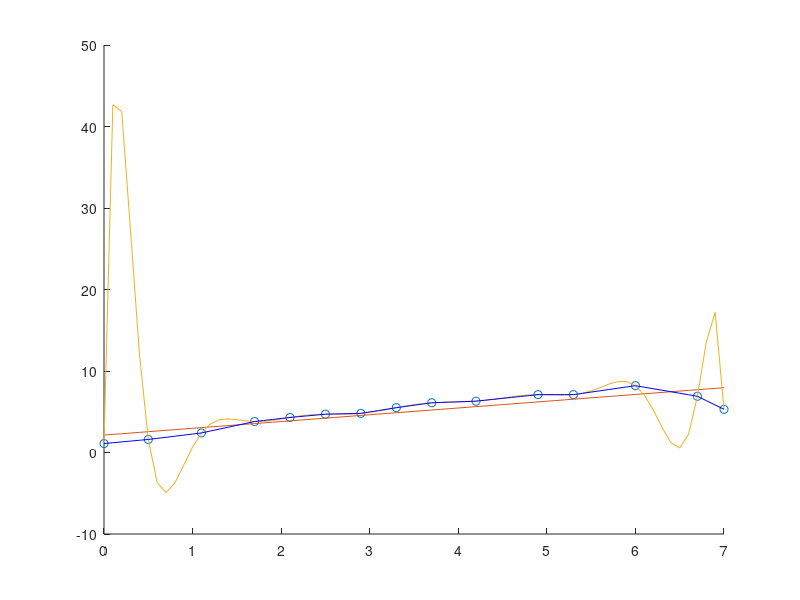

The MATLAB script that drew this image: (Note: this script raises an error after producing the figure.)
x = [0 0.5 1.1 1.7 2.1 2.5 2.9 3.3 3.7 4.2 4.9 5.3 6 6.7 7];
y = [1.1 1.6 2.4 3.8 4.3 4.7 4.8 5.5 6.1 6.3 7.1 7.1 8.2 6.9 5.3];

coefdegreen = polyfit(x, y, 14);
xp = 0:0.1:7;
ypn = polyval(coefdegreen, xp);

coefdegree1 = polyfit(x, y, 1);
yp1 = polyval(coefdegree1, xp);

hold on
plot(x, y, 'o')
plot(xp, yp1)
plot(xp, ypn)

coefdegreen = polyfit(x, y, 14);
ypn = polyval(coefdegreen, x);

coefdegree1 = polyfit(x, y, 1);
yp1 = polyval(coefdegree1, x);

n = length(x);
en = sqrt(sum(abs(ypn-y).^2)/n);
e1 = sqrt(sum(abs(yp1-y).^2)/n);

yinterp = interp1(x, y, xp);
plot(xp, yinterp,'b')

yinterpSp = interp1(x, y, xp,'spline', 'g');
plot(xp, yinterpSp)


%curve fitting
x2 = [-3 -2.2 -1.7 -1.5 -1.3 -1 -0.7 -0.4 -0.25 -0.05 0.07 0.15 0.3 0.65 1.1 1.25 1.8 2.5];
y2 = [-.2 0.1 0.05 0.2 0.4 1 1.2 1.4 1.8 2.2 2.1 1.6 1.5 1.1 0.8 0.3 -0.1 0.2];

A = 1;
B = 1;

coeff = fminsearch('gauss_fit',[A B],[],x2,y2);
A = coeff(1);
B = coeff(2);

f = @(x,y) x.^2 + 3*y.^2 + 1;
XY = fminsearch(@(XY) f(XY(1),XY(2)), [2 1]);
x = XY(1);
y = XY(2);





